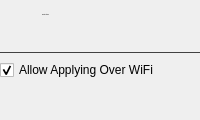
            <widget class="QWidget" name="settingsPage">
             <layout class="QVBoxLayout" name="verticalLayout_10">
              <property name="leftMargin">
               <number>0</number>
              </property>
              <property name="topMargin">
               <number>0</number>
              </property>
              <property name="rightMargin">
               <number>0</number>
              </property>
              <property name="bottomMargin">
               <number>0</number>
              </property>
              <item>
               <widget class="QWidget" name="horizontalWidget_4" native="true">
                <layout class="QHBoxLayout" name="horizontalLayout_13">
                 <property name="spacing">
                  <number>10</number>
                 </property>
                 <property name="leftMargin">
                  <number>0</number>
                 </property>
                 <property name="topMargin">
                  <number>9</number>
                 </property>
                 <property name="rightMargin">
                  <number>0</number>
                 </property>
                 <property name="bottomMargin">
                  <number>9</number>
                 </property>
                 <item>
                  <widget class="QToolButton" name="toolButton_7">
                   <property name="enabled">
                    <bool>false</bool>
                   </property>
                   <property name="styleSheet">
                    <string notr="true">QToolButton {
	icon-size: 24px;
	background-color: transparent;
	padding-left: 0px;
	padding-right: 5px;
	border-radius: 0px;
}</string>
                   </property>
                   <property name="icon">
                    <iconset resource="resources.qrc">
                     <normaloff>:/icon/gear.svg</normaloff>:/icon/gear.svg</iconset>
                   </property>
                  </widget>
                 </item>
                 <item>
                  <widget class="QWidget" name="verticalWidget_3" native="true">
                   <layout class="QVBoxLayout" name="verticalLayout_7">
                    <property name="spacing">
                     <number>6</number>
                    </property>
                    <property name="leftMargin">
                     <number>0</number>
                    </property>
                    <property name="topMargin">
                     <number>0</number>
                    </property>
                    <property name="rightMargin">
                     <number>0</number>
                    </property>
                    <property name="bottomMargin">
                     <number>0</number>
                    </property>
                    <item>
                     <widget class="QLabel" name="springboardOptionsLbl">
                      <property name="font">
                       <font>
                        <pointsize>-1</pointsize>
                        <bold>false</bold>
                       </font>
                      </property>
                      <property name="text">
                       <string>Nugget Settings</string>
                      </property>
                     </widget>
                    </item>
                    <item>
                     <spacer name="verticalSpacer_17">
                      <property name="orientation">
                       <enum>Qt::Vertical</enum>
                      </property>
                      <property name="sizeType">
                       <enum>QSizePolicy::Fixed</enum>
                      </property>
                      <property name="sizeHint" stdset="0">
                       <size>
                        <width>20</width>
                        <height>16</height>
                       </size>
                      </property>
                     </spacer>
                    </item>
                   </layout>
                  </widget>
                 </item>
                 <item>
                  <spacer name="horizontalSpacer_6">
                   <property name="orientation">
                    <enum>Qt::Horizontal</enum>
                   </property>
                   <property name="sizeHint" stdset="0">
                    <size>
                     <width>40</width>
                     <height>20</height>
                    </size>
                   </property>
                  </spacer>
                 </item>
                </layout>
               </widget>
              </item>
              <item>
               <widget class="Line" name="line_11">
                <property name="styleSheet">
                 <string notr="true">QFrame {
	color: #414141;
}</string>
                </property>
                <property name="frameShadow">
                 <enum>QFrame::Plain</enum>
                </property>
                <property name="orientation">
                 <enum>Qt::Horizontal</enum>
                </property>
               </widget>
              </item>
              <item>
               <widget class="QWidget" name="settingsPageContent" native="true">
                <property name="enabled">
                 <bool>true</bool>
                </property>
                <property name="maximumSize">
                 <size>
                  <width>650</width>
                  <height>16777215</height>
                 </size>
                </property>
                <layout class="QVBoxLayout" name="_2">
                 <property name="leftMargin">
                  <number>0</number>
                 </property>
                 <property name="topMargin">
                  <number>0</number>
                 </property>
                 <property name="rightMargin">
                  <number>0</number>
                 </property>
                 <property name="bottomMargin">
                  <number>0</number>
                 </property>
                 <item>
                  <widget class="QCheckBox" name="allowWifiApplyingChk">
                   <property name="text">
                    <string>Allow Applying Over WiFi</string>
                   </property>
                   <property name="checked">
                    <bool>true</bool>
                   </property>
                  </widget>
                 </item>
                 <item>
                  <spacer name="verticalSpacer_5">
                   <property name="orientation">
                    <enum>Qt::Vertical</enum>
                   </property>
                   <property name="sizeHint" stdset="0">
                    <size>
                     <width>20</width>
                     <height>40</height>
                    </size>
                   </property>
                  </spacer>
                 </item>
                </layout>
               </widget>
              </item>
             </layout>
            </widget>
